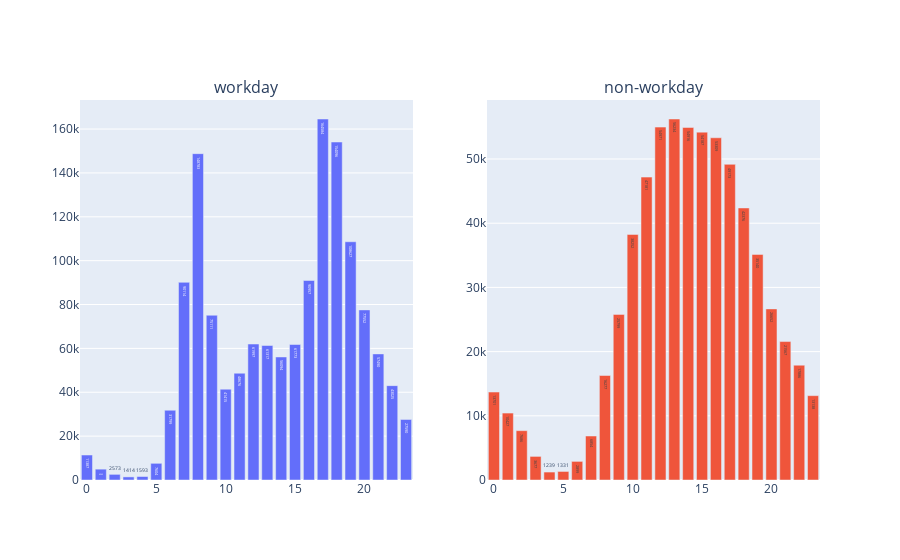

The cell this chart's notebook holds for it:
### Code cell
visualize('hour')

### Figure 1 — Plotly figure (JSON) as saved in the notebook; plotly's stock layout.template omitted (floating-point values rounded to 4 significant figures)
{"data": [{"text": ["11387.0", "4945.0", "2573.0", "1414.0", "1593.0", "7604.0", "31799.0", "90114.0", "148783.0", "75111.0", "41415.0", "48676.0", "61997.0", "61317.0", "56094.0", "61773.0", "90957.0", "164584.0", "154096.0", "108627.0", "77552.0", "57490.0", "43025.0", "27590.0"], "textposition": "auto", "texttemplate": "%{text:.0f}", "type": "bar", "x": [0, 1, 2, 3, 4, 5, 6, 7, 8, 9, 10, 11, 12, 13, 14, 15, 16, 17, 18, 19, 20, 21, 22, 23], "xaxis": "x", "y": [11387, 4945, 2573, 1414, 1593, 7604, 31799, 90114, 148783, 75111, 41415, 48676, 61997, 61317, 56094, 61773, 90957, 164584, 154096, 108627, 77552, 57490, 43025, 27590], "yaxis": "y"}, {"text": ["13701.0", "10427.0", "7686.0", "3677.0", "1239.0", "1331.0", "2899.0", "6854.0", "16277.0", "25799.0", "38252.0", "47181.0", "54971.0", "56234.0", "54916.0", "54187.0", "53309.0", "49173.0", "42376.0", "35140.0", "26652.0", "21567.0", "17886.0", "13138.0"], "textposition": "auto", "texttemplate": "%{text:.0f}", "type": "bar", "x": [0, 1, 2, 3, 4, 5, 6, 7, 8, 9, 10, 11, 12, 13, 14, 15, 16, 17, 18, 19, 20, 21, 22, 23], "xaxis": "x2", "y": [13701, 10427, 7686, 3677, 1239, 1331, 2899, 6854, 16277, 25799, 38252, 47181, 54971, 56234, 54916, 54187, 53309, 49173, 42376, 35140, 26652, 21567, 17886, 13138], "yaxis": "y2"}], "layout": {"annotations": [{"font": {"size": 16}, "showarrow": false, "text": "workday", "x": 0.225, "xanchor": "center", "xref": "paper", "y": 1, "yanchor": "bottom", "yref": "paper"}, {"font": {"size": 16}, "showarrow": false, "text": "non-workday", "x": 0.775, "xanchor": "center", "xref": "paper", "y": 1, "yanchor": "bottom", "yref": "paper"}], "showlegend": false, "xaxis": {"anchor": "y", "domain": [0, 0.45]}, "xaxis2": {"anchor": "y2", "domain": [0.55, 1]}, "yaxis": {"anchor": "x", "domain": [0, 1]}, "yaxis2": {"anchor": "x2", "domain": [0, 1]}}}
